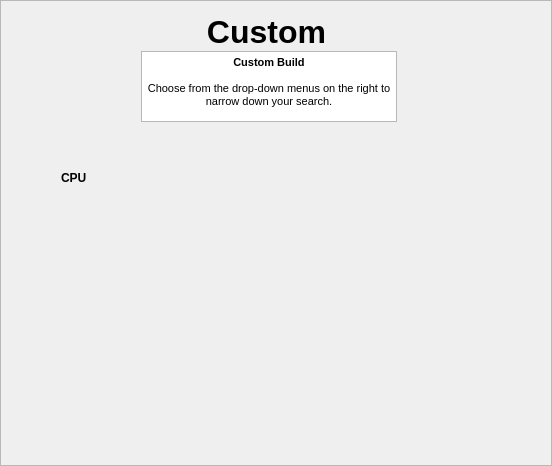
<?xml version="1.0" encoding="UTF-8"?>
<ui version="4.0">
 <class>CustomDialog</class>
 <widget class="QDialog" name="CustomDialog">
  <property name="geometry">
   <rect>
    <x>0</x>
    <y>0</y>
    <width>552</width>
    <height>466</height>
   </rect>
  </property>
  <property name="windowTitle">
   <string>Dialog</string>
  </property>
  <widget class="QScrollArea" name="scrollArea">
   <property name="geometry">
    <rect>
     <x>0</x>
     <y>0</y>
     <width>552</width>
     <height>466</height>
    </rect>
   </property>
   <property name="widgetResizable">
    <bool>true</bool>
   </property>
   <widget class="QWidget" name="scrollAreaWidgetContents">
    <property name="geometry">
     <rect>
      <x>0</x>
      <y>0</y>
      <width>550</width>
      <height>464</height>
     </rect>
    </property>
    <widget class="QLabel" name="titleText">
     <property name="geometry">
      <rect>
       <x>160</x>
       <y>10</y>
       <width>211</width>
       <height>41</height>
      </rect>
     </property>
     <property name="font">
      <font>
       <pointsize>24</pointsize>
       <weight>75</weight>
       <bold>true</bold>
      </font>
     </property>
     <property name="text">
      <string>Custom</string>
     </property>
     <property name="scaledContents">
      <bool>false</bool>
     </property>
     <property name="alignment">
      <set>Qt::AlignCenter</set>
     </property>
    </widget>
    <widget class="QTextBrowser" name="customDescription">
     <property name="geometry">
      <rect>
       <x>140</x>
       <y>50</y>
       <width>256</width>
       <height>71</height>
      </rect>
     </property>
     <property name="html">
      <string>&lt;!DOCTYPE HTML PUBLIC &quot;-//W3C//DTD HTML 4.0//EN&quot; &quot;http://www.w3.org/TR/REC-html40/strict.dtd&quot;&gt;
&lt;html&gt;&lt;head&gt;&lt;meta name=&quot;qrichtext&quot; content=&quot;1&quot; /&gt;&lt;style type=&quot;text/css&quot;&gt;
p, li { white-space: pre-wrap; }
&lt;/style&gt;&lt;/head&gt;&lt;body style=&quot; font-family:'MS Shell Dlg 2'; font-size:8.25pt; font-weight:400; font-style:normal;&quot;&gt;
&lt;p align=&quot;center&quot; style=&quot; margin-top:0px; margin-bottom:0px; margin-left:0px; margin-right:0px; -qt-block-indent:0; text-indent:0px;&quot;&gt;&lt;span style=&quot; font-weight:600;&quot;&gt;Custom Build&lt;/span&gt;&lt;/p&gt;
&lt;p align=&quot;center&quot; style=&quot;-qt-paragraph-type:empty; margin-top:0px; margin-bottom:0px; margin-left:0px; margin-right:0px; -qt-block-indent:0; text-indent:0px;&quot;&gt;&lt;br /&gt;&lt;/p&gt;
&lt;p align=&quot;center&quot; style=&quot; margin-top:0px; margin-bottom:0px; margin-left:0px; margin-right:0px; -qt-block-indent:0; text-indent:0px;&quot;&gt;Choose from the drop-down menus on the right to narrow down your search.&lt;/p&gt;&lt;/body&gt;&lt;/html&gt;</string>
     </property>
    </widget>
    <widget class="QLabel" name="label">
     <property name="geometry">
      <rect>
       <x>60</x>
       <y>170</y>
       <width>47</width>
       <height>13</height>
      </rect>
     </property>
     <property name="font">
      <font>
       <weight>75</weight>
       <bold>true</bold>
      </font>
     </property>
     <property name="text">
      <string>CPU</string>
     </property>
    </widget>
   </widget>
  </widget>
 </widget>
 <resources/>
 <connections/>
</ui>
